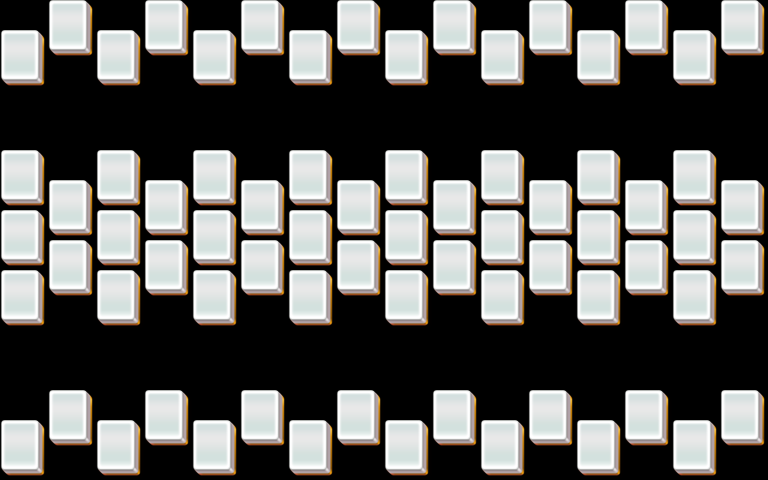

A 2D game scene composited from a Tiled map and its tileset images. What follows is a short description and the map's XML, with each tile layer's data collapsed to a summary:
An orthogonal 32x16 tile map with 24x30 px tiles, 5 tile layers (layer1, layer2, layer3, layer4, ...).

<map version="1.0" orientation="orthogonal" width="32" height="16" tilewidth="24" tileheight="30">
 <properties>
  <property name="species" value="10" />
 </properties>
 <tileset firstgid="1" name="mahjong" tilewidth="48" tileheight="60">
  <image source="mahjong.png" />
 </tileset>
 <layer name="layer1" width="32" height="16">
  <data>[512 cells, 72 non-empty, 1 distinct tile ids]</data>
 </layer>
 <layer name="layer2" width="32" height="16">
  <data>[512 cells, 72 non-empty, 1 distinct tile ids]</data>
 </layer>
 <layer name="layer3" width="32" height="16">
  <data>[512 cells, 0 non-empty, 0 distinct tile ids]</data>
 </layer>
 <layer name="layer4" width="32" height="16">
  <data>[512 cells, 0 non-empty, 0 distinct tile ids]</data>
 </layer>
 <layer name="layer5" width="32" height="16">
  <data>[512 cells, 0 non-empty, 0 distinct tile ids]</data>
 </layer>
</map>
